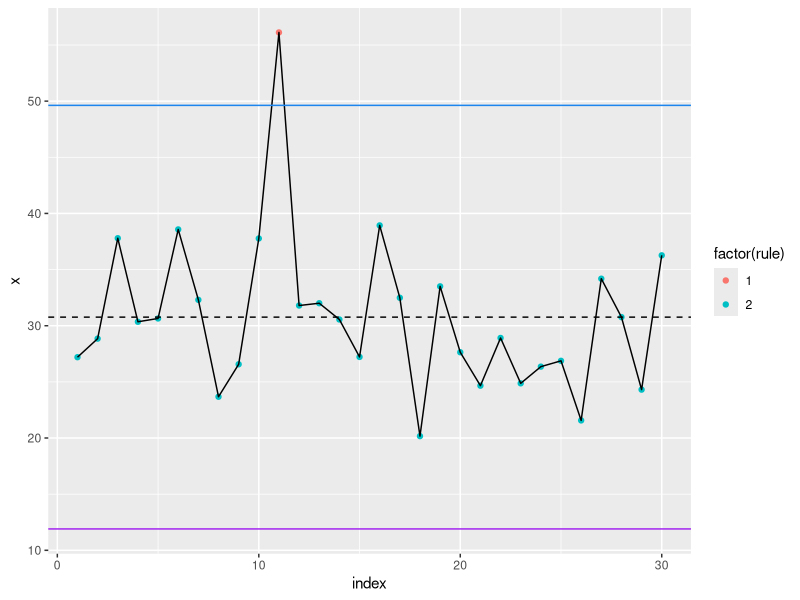

R code for this plot:
## ---- chunk 1
knitr::opts_chunk$set(
  collapse = TRUE,
  comment = "#>"
)

xmr <-
  function(x, index){
    require(data.table)
    require(ggplot2)
    
    lag <- data.table::shift(x, n=1)
    mr <- abs(x-lag)
    mean_s <- mean(x)
    mean_mr <- mean(na.omit(mr))
    
    UCL <- mean_s + (3*mean_mr / 1.128)
    LCL <- mean_s - (3*mean_mr / 1.128)
    
    rule <- ifelse(x>UCL,1,ifelse(x<LCL,3,2))
    
    ggplot(data.frame(index, x), aes(x=index, y=x))+
      geom_point(aes(col=factor(rule)))+
      geom_line()+
      geom_hline(yintercept=mean_s, col="black", linetype="dashed")+
      geom_hline(yintercept=UCL, col="dodgerblue2")+
      geom_hline(yintercept=LCL, col="purple")
  }



## ---- chunk 2
set.seed(123)

dt <- data.frame(id = seq(30),
                 val = rnorm(30, 30,5))

## ---- chunk 3
dt$val[10] <- dt$val[10] +10
dt$val[11] <- dt$val[11] +20

## ---- chunk 4
xmr(x=dt$val, index=dt$id)
